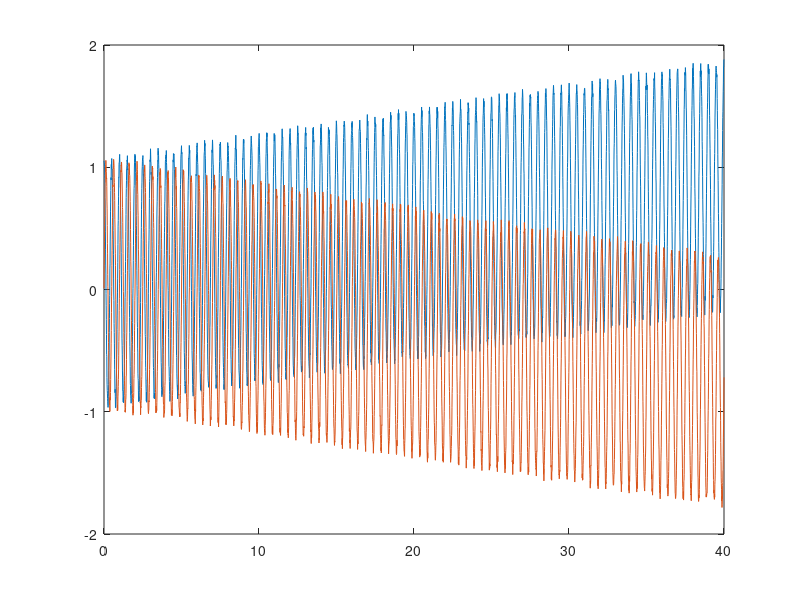
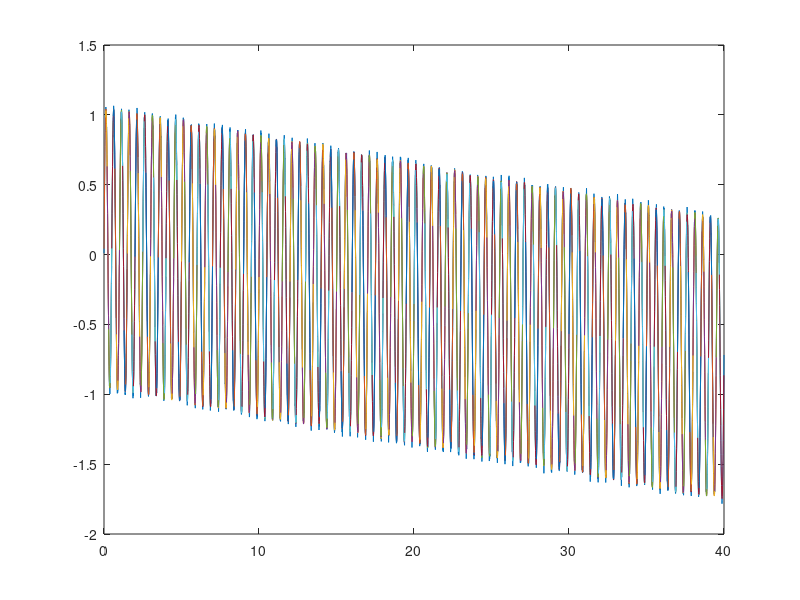

Recreate these plots in MATLAB, in order.
%% Linear curve fit test

clear all 

t = 0:1/100:40';
f = 2;
phi_offs = 0;
x = cos(2*pi*f*t) + 0.1*rand(size(t)) + 0.02*t;
y = sin(2*pi*f*t) + 0.1*rand(size(t)) - 0.02*t;

plot(t,x);
hold on
plot(t,y);

%% 

% Linear model: Ccos(wt) + Dsin(wt) + B

window_size=30;
step = 10;
N = length(y); % recording length

n = floor((N - window_size) / step) + 1; % number of fits

% preallocation
time = zeros(1,n);
%xvals = zeros(1,n);
%yvals = zeros(1,n);
betas = zeros(n,3);
yhat = zeros(n,window_size);
t_vec = zeros(n,window_size);

A = ones(window_size,3);     % design matrix

t_win = t(1:window_size);
A(:,1) = cos(2*pi*f*t_win);
A(:,2) = sin(2*pi*f*t_win);
y = y(:);

for k = 1:n
    start_idx = (k-1)*step +1;
    j = start_idx:start_idx+ window_size -1; % slice
    betas(k,:) = A\y(j);
    
    t_vec(k,:) = t(j);
    yhat(k,:) = betas(k,1)*cos(2*pi*f*t_win) + betas(k,2)*sin(2*pi*f*t_win) + betas(k,3);
end


%% plotting

figure;

plot(t,y);
hold on
for k=1:n
    start_idx = (k-1)*step +1;
    plt_indices = start_idx;
    plot(t_vec(k,:), yhat(k,:))
end

%plot(t,yhat,'r','LineWidth',2);

%[sin(w*t_rel), cos(w*t_rel), ones(size(t_rel))];

%t_windows = zeros(n,window_size);
%x_fits = zeros(n,window_size);
%y_fits = zeros(n,window_size);

%k=1;
%center_idx = window_size/2;
